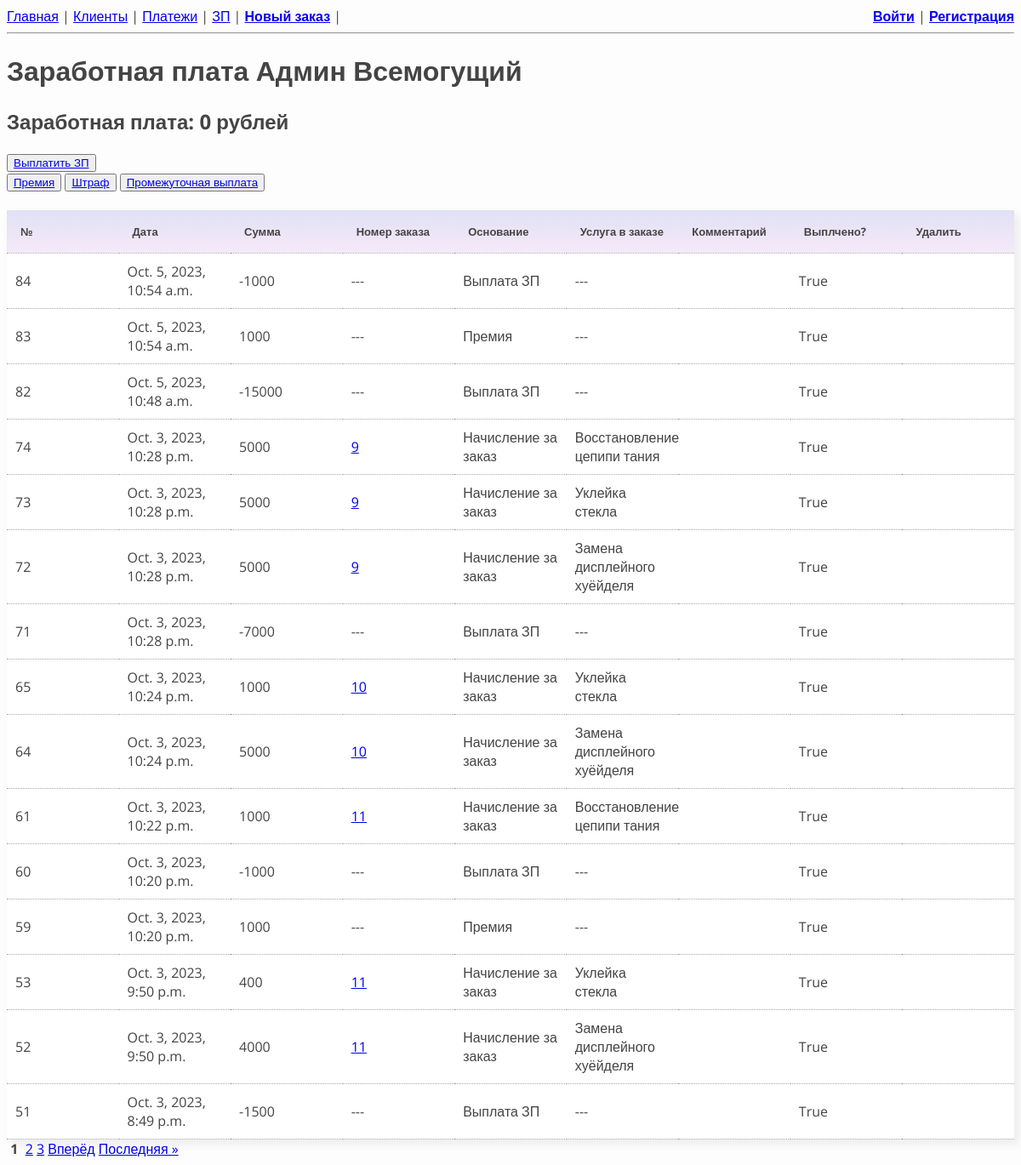
Page /salary/9/ on the earlier database version.
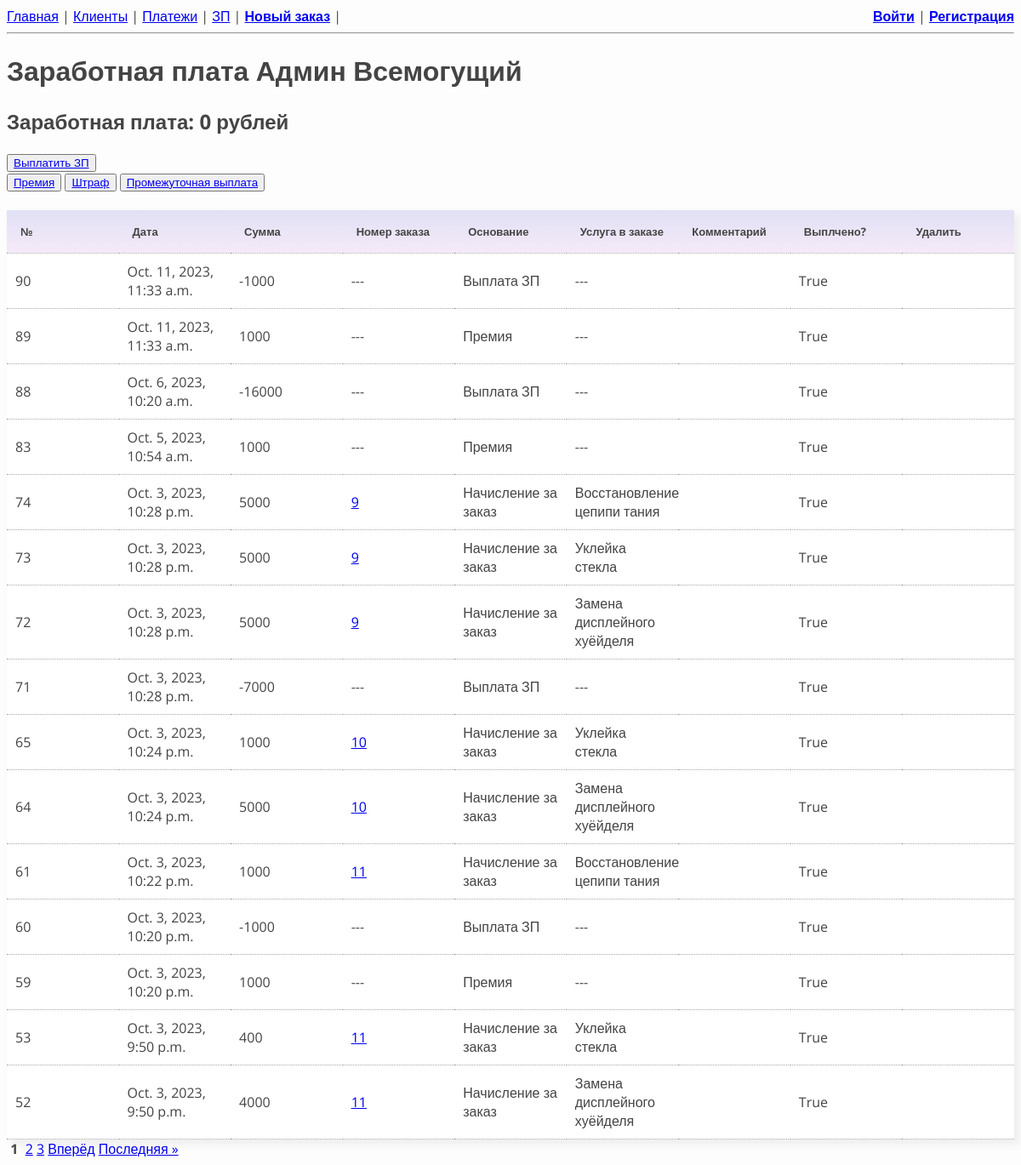
Same page on the later database version.
### salary/models.py (models this page shows)
class Salary(models.Model):
    SALARY_REASONS = (
        ('BONUS', 'Премия'),
        ('PENALTY', 'Штраф'),
        ('ACCRUAL', 'Начисление за заказ'),
        ('PAYOUT', 'Выплата ЗП'),
        ('INTERIM_PAYMENT', 'Промежуточная выплата')
    )
    employee = models.ForeignKey(Employees, on_delete=models.DO_NOTHING, verbose_name='Исполнитель')
    order = models.ForeignKey(Order, on_delete=models.CASCADE, null=True, blank=True,
                              verbose_name='Номер заказа')
    work = models.ForeignKey(Works, on_delete=models.CASCADE, null=True, blank=True,
                              verbose_name='Услуга')
    payment = models.ForeignKey(Payments, on_delete=models.SET_NULL, null=True, blank=True,
                                verbose_name='Платёж №')
    reason = models.CharField(max_length=30, verbose_name='Основание', choices=SALARY_REASONS,
                              default='ACCRUAL')
    date = models.DateTimeField(default=timezone.now)
    amount = models.IntegerField(verbose_name='Сумма')
    comment = models.CharField(max_length=100, blank=True, default='', verbose_name='Комментарий')
    paid_for_employee = models.BooleanField(default=False, verbose_name='Оплачено мастеру')
    paid_by_operation = models.IntegerField(blank=True, null=True, verbose_name='Закрыт операцией №')

### orders/models.py (models this page shows, shortened)
class Works(models.Model):
    order = models.ForeignKey(Order, on_delete=models.CASCADE, verbose_name='Заказ')
    employee = models.ForeignKey(Employees, on_delete=models.PROTECT, null=True, blank=True,
                                verbose_name='Исполнитель')
    payment = models.ForeignKey(Payments, on_delete=models.SET_NULL, null=True, blank=True,
                                verbose_name='Платёж №')
    work = models.CharField(max_length=50, verbose_name='Название услуги')
    price = models.IntegerField(verbose_name='Стоимость')
    cost = models.IntegerField(default=0, blank=True, verbose_name='Себестоимость')
    guarantee = models.IntegerField(default=60, verbose_name='Гарантия')
    discount = models.IntegerField(default=0, blank=True, verbose_name='Скидка')
    quantity = models.IntegerField(default=1, verbose_name='Количество')
    paid_by_client = models.BooleanField(default=False, verbose_name='Оплачено клиентом')

### salary/views.py (the view)
# urls.py: path('<int:employee_id>/', EmployeeSalary.as_view(), name='employee_salary'),
class EmployeeSalary(ListView):
    model = Salary
    template_name = 'employee_salary.html'
    context_object_name = 'salary'
    paginate_by = 15
    def get_queryset(self):
        queryset = Salary.objects.filter(employee=self.kwargs['employee_id']).order_by('-pk')
        return queryset
    def get_context_data(self, **kwargs):
        context = super().get_context_data(**kwargs)
        context['employee'] = Employees.objects.get(pk=self.kwargs['employee_id'])
        context['salary_amount'] = get_salary_data(context['employee'].pk)['salary']
        return context

### orders/templatetags/search_param_replace_tag.py (called while the page is built)
@register.simple_tag(takes_context=True)
def search_param_replace(context, **kwargs):
    params = context['request'].GET.copy()
    for key, value in kwargs.items():
        params[key] = value
    for key in [key for key, value in params.items() if not value]:
        del params[key]
    return params.urlencode()

### salary/views.py (called while the page is built)
def get_salary_data(employee_id):
    unpaid_services = Salary.objects.filter(Q(employee_id=employee_id) & \
                                            Q(paid_for_employee=0))
    salary = unpaid_services.aggregate(Sum('amount'))['amount__sum']
    if not salary:
        salary = 0
    salary_data = {
        'unpaid_services': unpaid_services,
        'salary': salary
    }
    return salary_data

### salary/templates/employee_salary.html (shortened to what this page needs)
{% extends "base.html" %}
{% load static %}
{% block header %}Заработная плата {{ employee.get_full_name }} {% endblock header %}
{% block content%}
<h2>Заработная плата: {{ salary_amount }} рублей </h2>
<button>
    <a href="{% url 'operations_salary' employee.pk %}?type=payout">Выплатить ЗП</a>
</button>
<br>
<button>
    <a href="{% url 'operations_salary' employee.pk %}?type=bonus">Премия</a>
</button>
<button>
    <a href="{% url 'operations_salary' employee.pk %}?type=penalty">Штраф</a>
</button>
<button>
    <a href="{% url 'operations_salary' employee.pk %}?type=interim_payment">Промежуточная выплата</a>
</button>
<br><br>
<table class="full_width">
    <thead>
        <th>№</th>
        <th>Дата</th>
        <th>Сумма</th>
        <th>Номер заказа</th>
        <th>Основание</th>
        <th>Услуга в заказе</th>
        <th>Комментарий</th>
        <th>Выплчено?</th>
        <th>Удалить</th>
    </thead>
    {% for object in salary %}
        <tbody>
            <tr>
                <td>{{ object.pk }}</td>
                <td>{{ object.date }}</td>
                <td>{{ object.amount }}</td>
                <td>{% if object.order_id %}
                    <a href="{% url 'order' object.order_id %}">{{ object.order_id }}</a>
                    {% else %} ---
                {% endif %}</td>
                <td>{{ object.get_reason_display }}</td>
                <td>{% if object.work.work %}
                    {{ object.work.work }}
                    {% else %} ---
                {% endif %}</td>
                <td>{{ object.comment }}</td>
                <td>{{ object.paid_for_employee }}</td>
                <td>
                 </td>
            </tr>
        </tbody>
    {% endfor %}
</table>
{% endblock content %}

Differences in the rows shown:
removed Salary: pk "84", date "Oct. 5, 2023, 10:54 a.m.", amount "-1000", reason "Выплата ЗП", paid_for_employee "True"
removed Salary: pk "82", date "Oct. 5, 2023, 10:48 a.m.", amount "-15000", reason "Выплата ЗП", paid_for_employee "True"
no longer on this page (row edited): Salary: pk "51", date "Oct. 3, 2023, 8:49 p.m.", amount "-1500", reason "Выплата ЗП", paid_for_employee "True"
added Salary: pk "90", date "Oct. 11, 2023, 11:33 a.m.", amount "-1000", reason "Выплата ЗП", paid_for_employee "True"
added Salary: pk "89", date "Oct. 11, 2023, 11:33 a.m.", amount "1000", reason "Премия", paid_for_employee "True"
added Salary: pk "88", date "Oct. 6, 2023, 10:20 a.m.", amount "-16000", reason "Выплата ЗП", paid_for_employee "True"
